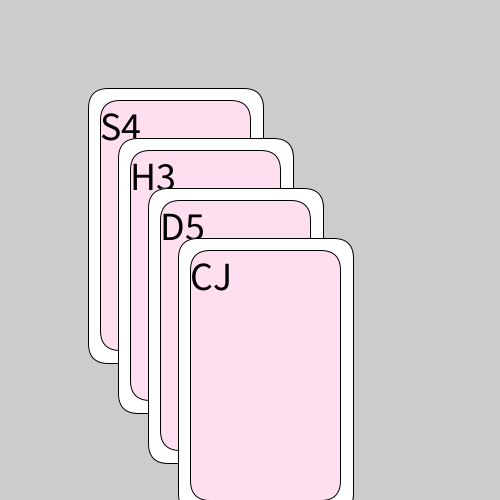
Frame 1 (no input)
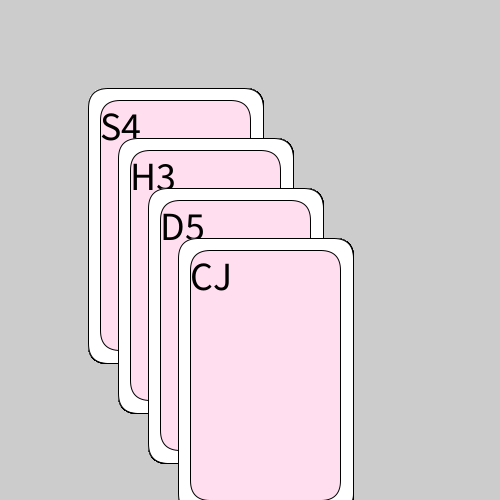
Frame 60 (the mouse pressed at the canvas centre just before this capture)
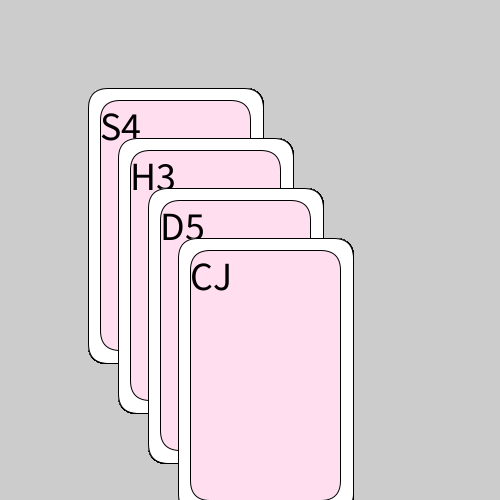
Frame 120 (the mouse held since frame 60 and released just before this capture)

The Processing sketch that drew these frames (run headless with seeded random() and noise(); from frame 60 on, the mouse is pressed at the canvas centre):

// Processing sketch: week02_3
// ── week02_3.pde
void setup(){
  size(500,500);
} 
int W=25;
void draw(){
  drawPokerCard(100,100,"S4");
  drawPokerCard(130,150,"H3");
  drawPokerCard(160,200,"D5");
  drawPokerCard(190,250,"CJ");
}  
void drawPokerCard(int x,int y,String face){
  fill(255);
  rect(x-W/2,y-W/2,150+W,250+W,20);
  fill(#FFDEEF);
  rect(x,y,150,250,20);
  fill(0);
  textSize(40);
  text(face,x,y+40);
} 
